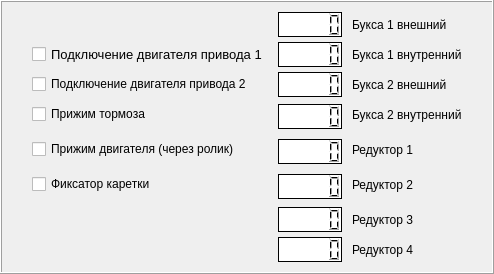
                  <widget class="QFrame" name="run_airvalve_frame">
                   <property name="frameShape">
                    <enum>QFrame::Box</enum>
                   </property>
                   <property name="frameShadow">
                    <enum>QFrame::Raised</enum>
                   </property>
                   <layout class="QGridLayout" name="gridLayout_17">
                    <property name="leftMargin">
                     <number>30</number>
                    </property>
                    <property name="topMargin">
                     <number>10</number>
                    </property>
                    <property name="rightMargin">
                     <number>30</number>
                    </property>
                    <property name="bottomMargin">
                     <number>10</number>
                    </property>
                    <property name="horizontalSpacing">
                     <number>10</number>
                    </property>
                    <property name="verticalSpacing">
                     <number>5</number>
                    </property>
                    <item row="7" column="1" rowspan="2">
                     <widget class="QLCDNumber" name="run_debug_temp_lcdNumber_6">
                      <property name="minimumSize">
                       <size>
                        <width>0</width>
                        <height>25</height>
                       </size>
                      </property>
                      <property name="maximumSize">
                       <size>
                        <width>70</width>
                        <height>25</height>
                       </size>
                      </property>
                      <property name="styleSheet">
                       <string notr="true">color: rgb(0, 0, 0);
background-color: rgb(255, 255, 255);</string>
                      </property>
                      <property name="frameShadow">
                       <enum>QFrame::Plain</enum>
                      </property>
                      <property name="digitCount">
                       <number>5</number>
                      </property>
                     </widget>
                    </item>
                    <item row="1" column="2">
                     <widget class="QLabel" name="run_debug_temp_label_2">
                      <property name="minimumSize">
                       <size>
                        <width>0</width>
                        <height>25</height>
                       </size>
                      </property>
                      <property name="maximumSize">
                       <size>
                        <width>16777215</width>
                        <height>30</height>
                       </size>
                      </property>
                      <property name="text">
                       <string>Букса 1 внутренний</string>
                      </property>
                     </widget>
                    </item>
                    <item row="0" column="1">
                     <widget class="QLCDNumber" name="run_debug_temp_lcdNumber_1">
                      <property name="minimumSize">
                       <size>
                        <width>50</width>
                        <height>25</height>
                       </size>
                      </property>
                      <property name="maximumSize">
                       <size>
                        <width>70</width>
                        <height>25</height>
                       </size>
                      </property>
                      <property name="font">
                       <font>
                        <family>Arial Black</family>
                        <pointsize>12</pointsize>
                       </font>
                      </property>
                      <property name="styleSheet">
                       <string notr="true">background-color: rgb(255, 255, 255);
color: rgb(0, 0, 0);</string>
                      </property>
                      <property name="frameShadow">
                       <enum>QFrame::Plain</enum>
                      </property>
                      <property name="digitCount">
                       <number>5</number>
                      </property>
                     </widget>
                    </item>
                    <item row="9" column="2">
                     <widget class="QLabel" name="run_debug_temp_label_7">
                      <property name="minimumSize">
                       <size>
                        <width>0</width>
                        <height>25</height>
                       </size>
                      </property>
                      <property name="maximumSize">
                       <size>
                        <width>16777215</width>
                        <height>30</height>
                       </size>
                      </property>
                      <property name="text">
                       <string>Редуктор 3</string>
                      </property>
                     </widget>
                    </item>
                    <item row="10" column="1">
                     <widget class="QLCDNumber" name="run_debug_temp_lcdNumber_8">
                      <property name="minimumSize">
                       <size>
                        <width>0</width>
                        <height>25</height>
                       </size>
                      </property>
                      <property name="maximumSize">
                       <size>
                        <width>70</width>
                        <height>25</height>
                       </size>
                      </property>
                      <property name="font">
                       <font>
                        <pointsize>14</pointsize>
                       </font>
                      </property>
                      <property name="styleSheet">
                       <string notr="true">color: rgb(0, 0, 0);
background-color: rgb(255, 255, 255);</string>
                      </property>
                      <property name="frameShadow">
                       <enum>QFrame::Plain</enum>
                      </property>
                      <property name="digitCount">
                       <number>5</number>
                      </property>
                     </widget>
                    </item>
                    <item row="3" column="1" rowspan="2">
                     <widget class="QLCDNumber" name="run_debug_temp_lcdNumber_4">
                      <property name="minimumSize">
                       <size>
                        <width>0</width>
                        <height>25</height>
                       </size>
                      </property>
                      <property name="maximumSize">
                       <size>
                        <width>70</width>
                        <height>25</height>
                       </size>
                      </property>
                      <property name="styleSheet">
                       <string notr="true">color: rgb(0, 0, 0);
background-color: rgb(255, 255, 255);</string>
                      </property>
                      <property name="frameShadow">
                       <enum>QFrame::Plain</enum>
                      </property>
                      <property name="digitCount">
                       <number>5</number>
                      </property>
                     </widget>
                    </item>
                    <item row="9" column="1">
                     <widget class="QLCDNumber" name="run_debug_temp_lcdNumber_7">
                      <property name="minimumSize">
                       <size>
                        <width>0</width>
                        <height>25</height>
                       </size>
                      </property>
                      <property name="maximumSize">
                       <size>
                        <width>70</width>
                        <height>25</height>
                       </size>
                      </property>
                      <property name="styleSheet">
                       <string notr="true">color: rgb(0, 0, 0);
background-color: rgb(255, 255, 255);</string>
                      </property>
                      <property name="frameShadow">
                       <enum>QFrame::Plain</enum>
                      </property>
                      <property name="digitCount">
                       <number>5</number>
                      </property>
                     </widget>
                    </item>
                    <item row="2" column="1">
                     <widget class="QLCDNumber" name="run_debug_temp_lcdNumber_3">
                      <property name="minimumSize">
                       <size>
                        <width>0</width>
                        <height>25</height>
                       </size>
                      </property>
                      <property name="maximumSize">
                       <size>
                        <width>70</width>
                        <height>25</height>
                       </size>
                      </property>
                      <property name="styleSheet">
                       <string notr="true">color: rgb(0, 0, 0);
background-color: rgb(255, 255, 255);</string>
                      </property>
                      <property name="frameShadow">
                       <enum>QFrame::Plain</enum>
                      </property>
                      <property name="digitCount">
                       <number>5</number>
                      </property>
                     </widget>
                    </item>
                    <item row="1" column="1">
                     <widget class="QLCDNumber" name="run_debug_temp_lcdNumber_2">
                      <property name="minimumSize">
                       <size>
                        <width>0</width>
                        <height>25</height>
                       </size>
                      </property>
                      <property name="maximumSize">
                       <size>
                        <width>70</width>
                        <height>25</height>
                       </size>
                      </property>
                      <property name="styleSheet">
                       <string notr="true">color: rgb(0, 0, 0);
background-color: rgb(255, 255, 255);</string>
                      </property>
                      <property name="frameShadow">
                       <enum>QFrame::Plain</enum>
                      </property>
                      <property name="digitCount">
                       <number>5</number>
                      </property>
                     </widget>
                    </item>
                    <item row="10" column="2">
                     <widget class="QLabel" name="run_debug_temp_label_8">
                      <property name="minimumSize">
                       <size>
                        <width>0</width>
                        <height>25</height>
                       </size>
                      </property>
                      <property name="maximumSize">
                       <size>
                        <width>16777215</width>
                        <height>30</height>
                       </size>
                      </property>
                      <property name="text">
                       <string>Редуктор 4</string>
                      </property>
                     </widget>
                    </item>
                    <item row="0" column="2">
                     <widget class="QLabel" name="run_debug_temp_label_1">
                      <property name="minimumSize">
                       <size>
                        <width>0</width>
                        <height>25</height>
                       </size>
                      </property>
                      <property name="maximumSize">
                       <size>
                        <width>16777215</width>
                        <height>30</height>
                       </size>
                      </property>
                      <property name="text">
                       <string>Букса 1 внешний</string>
                      </property>
                     </widget>
                    </item>
                    <item row="5" column="1" rowspan="2">
                     <widget class="QLCDNumber" name="run_debug_temp_lcdNumber_5">
                      <property name="minimumSize">
                       <size>
                        <width>0</width>
                        <height>25</height>
                       </size>
                      </property>
                      <property name="maximumSize">
                       <size>
                        <width>70</width>
                        <height>25</height>
                       </size>
                      </property>
                      <property name="styleSheet">
                       <string notr="true">color: rgb(0, 0, 0);
background-color: rgb(255, 255, 255);</string>
                      </property>
                      <property name="frameShadow">
                       <enum>QFrame::Plain</enum>
                      </property>
                      <property name="digitCount">
                       <number>5</number>
                      </property>
                     </widget>
                    </item>
                    <item row="2" column="2">
                     <widget class="QLabel" name="run_debug_temp_label_3">
                      <property name="minimumSize">
                       <size>
                        <width>0</width>
                        <height>25</height>
                       </size>
                      </property>
                      <property name="maximumSize">
                       <size>
                        <width>16777215</width>
                        <height>30</height>
                       </size>
                      </property>
                      <property name="text">
                       <string>Букса 2 внешний</string>
                      </property>
                     </widget>
                    </item>
                    <item row="3" column="2">
                     <widget class="QLabel" name="run_debug_temp_label_4">
                      <property name="minimumSize">
                       <size>
                        <width>0</width>
                        <height>25</height>
                       </size>
                      </property>
                      <property name="maximumSize">
                       <size>
                        <width>16777215</width>
                        <height>30</height>
                       </size>
                      </property>
                      <property name="text">
                       <string>Букса 2 внутренний</string>
                      </property>
                     </widget>
                    </item>
                    <item row="5" column="2">
                     <widget class="QLabel" name="run_debug_temp_label_5">
                      <property name="minimumSize">
                       <size>
                        <width>0</width>
                        <height>25</height>
                       </size>
                      </property>
                      <property name="maximumSize">
                       <size>
                        <width>16777215</width>
                        <height>30</height>
                       </size>
                      </property>
                      <property name="text">
                       <string>Редуктор 1</string>
                      </property>
                     </widget>
                    </item>
                    <item row="1" column="0">
                     <widget class="QCheckBox" name="run_connect_engine_gear_1">
                      <property name="font">
                       <font>
                        <family>Arial</family>
                        <pointsize>10</pointsize>
                        <weight>50</weight>
                        <italic>false</italic>
                        <bold>false</bold>
                       </font>
                      </property>
                      <property name="styleSheet">
                       <string notr="true">font: 10pt &quot;Arial&quot;;</string>
                      </property>
                      <property name="text">
                       <string>Подключение двигателя привода 1</string>
                      </property>
                     </widget>
                    </item>
                    <item row="2" column="0">
                     <widget class="QCheckBox" name="run_connect_engine_gear_2">
                      <property name="styleSheet">
                       <string notr="true">font: 10pt &quot;Arial&quot;;</string>
                      </property>
                      <property name="text">
                       <string>Подключение двигателя привода 2</string>
                      </property>
                     </widget>
                    </item>
                    <item row="3" column="0">
                     <widget class="QCheckBox" name="run_clamp_brake">
                      <property name="styleSheet">
                       <string notr="true">font: 10pt &quot;Arial&quot;;</string>
                      </property>
                      <property name="text">
                       <string>Прижим тормоза</string>
                      </property>
                     </widget>
                    </item>
                    <item row="5" column="0">
                     <widget class="QCheckBox" name="run_clamp_engine_roller">
                      <property name="styleSheet">
                       <string notr="true">font: 10pt &quot;Arial&quot;;</string>
                      </property>
                      <property name="text">
                       <string>Прижим двигателя (через ролик)</string>
                      </property>
                     </widget>
                    </item>
                    <item row="7" column="0">
                     <widget class="QCheckBox" name="run_carriage_latch">
                      <property name="styleSheet">
                       <string notr="true">font: 10pt &quot;Arial&quot;;</string>
                      </property>
                      <property name="text">
                       <string>Фиксатор каретки</string>
                      </property>
                     </widget>
                    </item>
                    <item row="7" column="2">
                     <widget class="QLabel" name="run_debug_temp_label_6">
                      <property name="minimumSize">
                       <size>
                        <width>0</width>
                        <height>25</height>
                       </size>
                      </property>
                      <property name="maximumSize">
                       <size>
                        <width>16777215</width>
                        <height>30</height>
                       </size>
                      </property>
                      <property name="text">
                       <string>Редуктор 2</string>
                      </property>
                     </widget>
                    </item>
                   </layout>
                  </widget>
